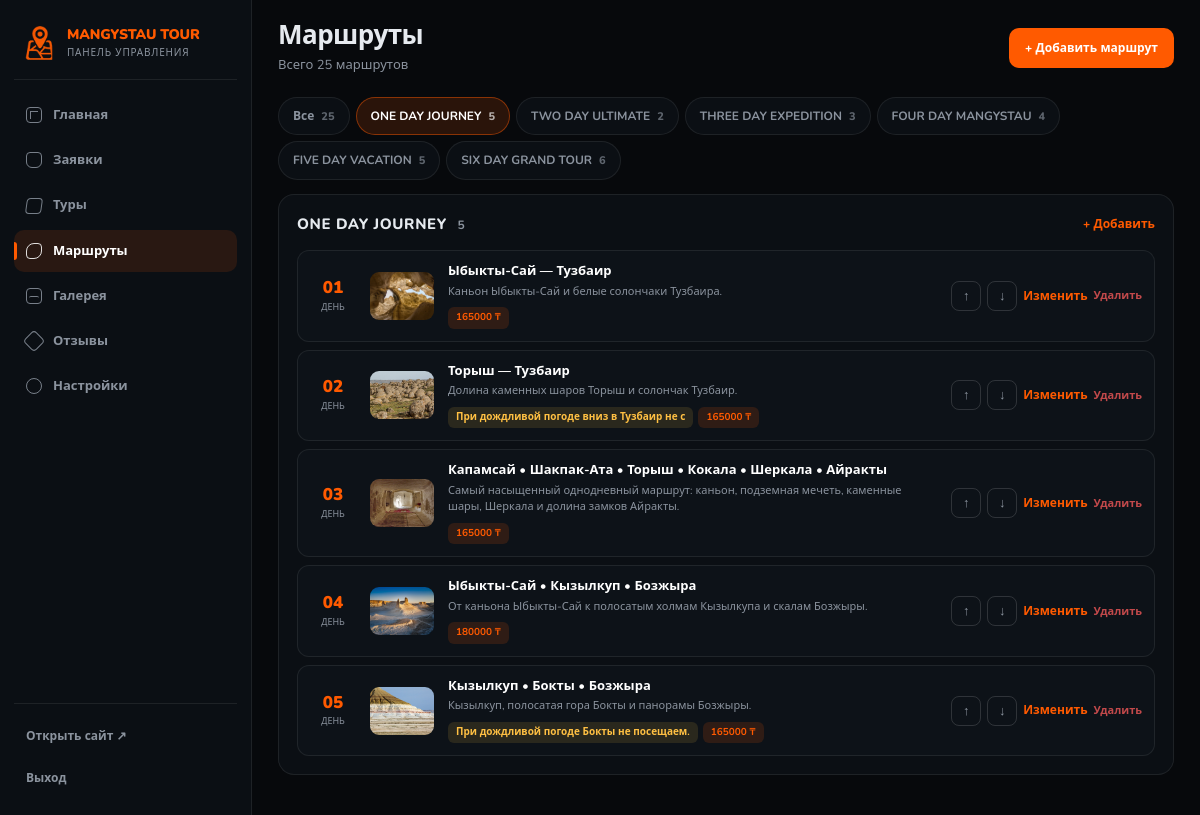
The app's page /admin/routes?tour=1 (signed in) with its own data.
### app/models.py (models this page shows)
class SiteSetting(db.Model):
    id = db.Column(
        db.Integer,
        primary_key=True
    )
    key = db.Column(
        db.String(80),
        unique=True,
        nullable=False
    )
    value = db.Column(
        db.Text,
        nullable=False,
        default=""
    )

class Tour(db.Model):
    id = db.Column(
        db.Integer,
        primary_key=True
    )
    title = db.Column(
        db.String(160),
        nullable=False
    )
    duration = db.Column(
        db.String(80),
        default=""
    )
    price = db.Column(
        db.String(100),
        default=""
    )
    description = db.Column(
        db.Text,
        default=""
    )
    image = db.Column(
        db.String(500),
        default=""
    )
    badge = db.Column(
        db.String(40),
        default=""
    )
    sort_order = db.Column(
        db.Integer,
        default=0
    )
    active = db.Column(
        db.Boolean,
        default=True
    )
    code = db.Column(
        db.String(40),
        default=""
    )
    price_basic = db.Column(
        db.Integer,
        default=0
    )
    price_plus = db.Column(
        db.Integer,
        default=0
    )
    price_deluxe = db.Column(
        db.Integer,
        default=0
    )

class TourRoute(db.Model):
    id = db.Column(
        db.Integer,
        primary_key=True
    )
    tour_id = db.Column(
        db.Integer,
        db.ForeignKey("tour.id"),
        nullable=False
    )
    day_number = db.Column(
        db.Integer,
        default=1
    )
    title = db.Column(
        db.String(300),
        nullable=False
    )
    description = db.Column(
        db.Text,
        default=""
    )
    price = db.Column(
        db.String(100),
        default=""
    )
    duration = db.Column(
        db.String(100),
        default=""
    )
    vehicle = db.Column(
        db.String(100),
        default="4x4 Jeep"
    )
    group_size = db.Column(
        db.String(100),
        default="1-4 Guests"
    )
    sort_order = db.Column(
        db.Integer,
        default=0
    )
    active = db.Column(
        db.Boolean,
        default=True
    )
    image = db.Column(
        db.String(500),
        default=""
    )
    note = db.Column(
        db.String(300),
        default=""
    )
    km = db.Column(
        db.Integer,
        default=0
    )
    tour = db.relationship(
        "Tour",
        backref=db.backref(
            "routes",
            lazy=True,
            cascade="all, delete-orphan"
        )
    )

### app/routes.py (the view)
@admin_bp.get("/routes")
@login_required
def routes_page():
    tour_id = (request.args.get("tour") or "").strip()
    tours = Tour.query.order_by(Tour.sort_order, Tour.id).all()
    query = TourRoute.query
    if tour_id.isdigit():
        query = query.filter_by(tour_id=int(tour_id))
    items = query.order_by(
        TourRoute.tour_id,
        TourRoute.day_number,
        TourRoute.sort_order,
    ).all()
    groups = []
    for tour in tours:
        tour_routes = [r for r in items if r.tour_id == tour.id]
        if tour_routes or not tour_id:
            groups.append({"tour": tour, "routes": tour_routes})
    counts = {t.id: len([r for r in TourRoute.query.all() if r.tour_id == t.id])
              for t in tours}
    return render_template(
        "admin/routes.html",
        groups=groups,
        tours=tours,
        counts=counts,
        current_tour=tour_id,
        total=len(TourRoute.query.all()),
    )

### app/routes.py (called while the page is built, shortened)
def login_required(f):
    @wraps(f)
    def decorated_function(*args, **kwargs):
        if not session.get("admin_logged_in"):
            return redirect(
                url_for("admin.login")
            )
        return f(*args, **kwargs)
    return decorated_function

def settings():
    return {
        x.key: x.value
        for x in SiteSetting.query.all()
    }

def html_lang(code):
    for x in LANGUAGES:
        if x["code"] == code:
            return x["html"]
    return "en"

def _real_static_name(name):
    try:
        folder = current_app.static_folder
    except RuntimeError:
        return name
    if not folder or not name:
        return None
    exact = os.path.join(folder, name.replace("/", os.sep))
    if os.path.exists(exact):
        return name

def asset(filename):
    try:
        path = os.path.join(current_app.static_folder, filename)
        stamp = int(os.path.getmtime(path))
    except (OSError, RuntimeError, TypeError):
        return url_for("static", filename=filename)
    return url_for("static", filename=filename, v=stamp)

def media_url(value, default=""):
    value = (value or "").strip()
    def broken(text):
        if not text:
            return True
        if text.startswith(("http:", "https:")) and not text.startswith(("http://", "https://")):
            return True
        return False
    if broken(value):
        value = ""
    if value:
        if value.startswith(("http://", "https://", "//")):
            return value
        if value.startswith("/"):
            return value
        real = _real_static_name(value)
        if real:
            return url_for("static", filename=real)
        value = ""
    if default:
        real = _real_static_name(default)
        if real:
            return url_for("static", filename=real)
    return ""

@site_bp.app_context_processor
def _inject_site_context():
    language = session.get("language", DEFAULT_LANGUAGE)
    if language not in LANGUAGE_CODES:
        language = DEFAULT_LANGUAGE
    return {
        "language": language,
        "tr": Tr(language),
        "settings": settings(),
        "now_year": date.today().year,
    }

@admin_bp.app_context_processor
def inject_admin_menu():
    items = []
    for endpoint, label, icon in ADMIN_MENU:
        if endpoint in current_app.view_functions:
            items.append({
                "endpoint": endpoint,
                "label": label,
                "icon": icon,
            })
    return {"admin_menu": items}

### app/templates/admin/routes.html (shortened to what this page needs)
{% extends "admin/base.html" %}
{% block heading %}Маршруты{% endblock %}
{% block subheading %}
    <p>Всего {{ total }} маршрутов</p>
{% endblock %}
{% block actions %}
    <a class="admin-btn" href="{{ url_for('admin.new_route') }}">+ Добавить маршрут</a>
{% endblock %}
{% block content %}
<section class="filters">
    <div class="filter-chips">
        <a
            class="chip{% if not current_tour %} is-active{% endif %}"
            href="{{ url_for('admin.routes_page') }}"
        >Все <em>{{ total }}</em></a>
        {% for t in tours %}
        <a
            class="chip{% if current_tour == t.id | string %} is-active{% endif %}"
            href="{{ url_for('admin.routes_page', tour=t.id) }}"
        >{{ t.title }} <em>{{ counts.get(t.id, 0) }}</em></a>
        {% endfor %}
    </div>
</section>
{% for group in groups %}
<section class="admin-card">
    <div class="admin-card-head">
        <h2>
            {{ group.tour.title }}
            <em class="count">{{ group.routes | length }}</em>
        </h2>
        <a href="{{ url_for('admin.new_route') }}?tour={{ group.tour.id }}">+ Добавить</a>
    </div>
    {% if group.routes %}
    <div class="route-rows">
        {% for r in group.routes %}
        <div class="route-row{% if not r.active %} is-off{% endif %}">
            <span class="route-day">
                <strong>{{ "%02d" | format(r.day_number or 1) }}</strong>
                <small>день</small>
            </span>
            {% if r.image %}
            <span
                class="route-thumb-admin"
                style="background-image: url('{{ media_url(r.image) }}');"
                aria-hidden="true"
            ></span>
            {% else %}
            <span class="route-thumb-admin is-empty" aria-hidden="true">—</span>
            {% endif %}
            <span class="route-main">
                <strong>{{ r.title }}</strong>
                {% if r.description %}
                <small>{{ r.description[:120] }}{% if r.description | length > 120 %}…{% endif %}</small>
                {% endif %}
                <span class="route-flags">
                    {% if r.note %}<em class="flag flag-note">{{ r.note[:40] }}</em>{% endif %}
                    {% if r.price %}<em class="flag flag-price">{{ r.price }} ₸</em>{% endif %}
                </span>
            </span>
            <span class="route-tools">
                <form method="POST" action="{{ url_for('admin.move_route', id=r.id) }}">
                    <button type="submit" title="Вверх">↑</button>
                </form>
                <form method="POST" action="{{ url_for('admin.move_route', id=r.id) }}">
                    <button type="submit" title="Вниз">↓</button>
                </form>
                <a class="admin-link" href="{{ url_for('admin.edit_route', id=r.id) }}">Изменить</a>
                <form
                    method="POST"
                    action="{{ url_for('admin.delete_route', id=r.id) }}"
                    onsubmit="return confirm('Удалить маршрут?');"
                >
                    <button type="submit" class="admin-btn-danger">Удалить</button>
                </form>
            </span>
        </div>
        {% endfor %}
    </div>
    {% else %}
    <p class="admin-empty">
        У этого тура нет маршрутов. На сайте показывается встроенный вариант.
    </p>
    {% endif %}
</section>
{% endfor %}
{% endblock %}

### app/templates/admin/base.html (shortened to what this page needs)
<!doctype html>
<html lang="{{ html_lang(language) if html_lang is defined else 'kk' }}">
<head>
    <link rel="stylesheet" href="{{ asset('admin.css') if asset is defined else url_for('static', filename='admin.css') }}">
</head>
<body class="admin">
<aside class="admin-sidebar" id="adminSidebar">
    <a class="admin-logo" href="{{ url_for('site.index') }}" target="_blank" rel="noopener">
        <img src="{{ url_for('static', filename=settings.logo or 'logo-icon.png') }}" alt="">
        <span>
            <strong>{{ settings.brand_name or 'Mangystau Tour' }}</strong>
            <small>Панель управления</small>
        </span>
    </a>
    <nav class="admin-nav">
        {% for item in admin_menu %}
        <a
            href="{{ url_for(item.endpoint) }}"
            class="admin-nav-item{% if request.endpoint == item.endpoint %} is-active{% endif %}"
        >
            <span class="admin-icon admin-icon-{{ item.icon }}" aria-hidden="true"></span>
            {{ item.label }}
        </a>
        {% endfor %}
    </nav>
    <div class="admin-sidebar-foot">
        <a class="admin-site-link" href="{{ url_for('site.index') }}" target="_blank" rel="noopener">
            Открыть сайт ↗
        </a>
        <a class="admin-logout" href="{{ url_for('admin.logout') }}">Выход</a>
    </div>
</aside>
<main class="admin-main">
    <header class="admin-top">
        <div class="admin-top-text">
            <h1>{% block heading %}Главная{% endblock %}</h1>
            {% block subheading %}{% endblock %}
        </div>
        <div class="admin-top-actions">
            {% block actions %}{% endblock %}
        </div>
    </header>
    <div class="admin-content">
        {% block content %}{% endblock %}
    </div>
</main>
</body>
</html>

### records on screen
SiteSetting: value "MANGYSTAU TOUR"
Tour: title "ONE DAY JOURNEY", get "5", tour "ONE DAY JOURNEY"
Tour: title "TWO DAY ULTIMATE", get "2"
Tour: title "THREE DAY EXPEDITION", get "3"
Tour: title "FOUR DAY MANGYSTAU", get "4"
Tour: title "FIVE DAY VACATION", get "5"
Tour: title "SIX DAY GRAND TOUR", get "6"
TourRoute: day_number "01", image (picture), title "Ыбыкты-Сай — Тузбаир", description "Каньон Ыбыкты-Сай и белые солончаки Тузбаира.", price "165000"
TourRoute: day_number "02", image (picture), title "Торыш — Тузбаир", description "Долина каменных шаров Торыш и солончак Тузбаир.", note "При дождливой погоде вниз в Тузбаир не с", price "165000"
TourRoute: day_number "03", image (picture), title "Капамсай • Шакпак-Ата • Торыш • Кокала • Шеркала • Айракты", description "Самый насыщенный однодневный маршрут: каньон, подземная мечеть, каменные шары, Шеркала и долина замков Айракты.", price "165000"
TourRoute: day_number "04", image (picture), title "Ыбыкты-Сай • Кызылкуп • Бозжыра", description "От каньона Ыбыкты-Сай к полосатым холмам Кызылкупа и скалам Бозжыры.", price "180000"
TourRoute: day_number "05", image (picture), title "Кызылкуп • Бокты • Бозжыра", description "Кызылкуп, полосатая гора Бокты и панорамы Бозжыры.", note "При дождливой погоде Бокты не посещаем.", price "165000"

### other values on screen
{{ item.label }} "Главная" "Заявки" "Туры" "Маршруты" "Галерея" "Отзывы" "Настройки"
{{ total }} "25"
{{ group.routes | length }} "5"
